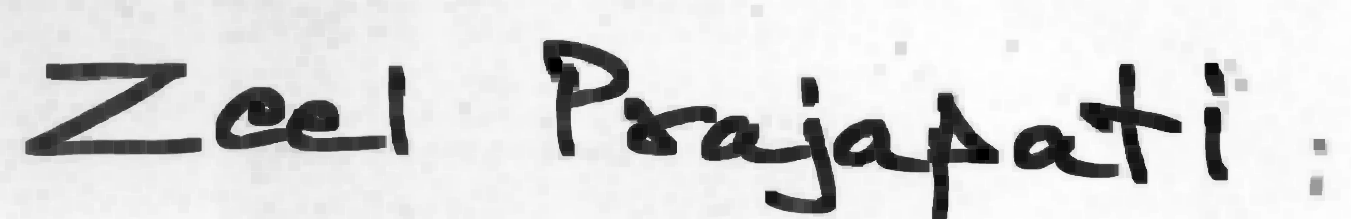
#> input picture HWTR/a/check/img/1.png, 1351 x 219 px, found by its file name
$ python clean2.py
#> lines starting #> are read from the running program, lines starting #| are printed output that depends on the picture; after the words box and inside, x2 and y2 are one past the last pixel; in counts of white or black regions, pixels touching at a corner belong together
import numpy as np
import cv2

img = cv2.imread('1.png') # Read in the image and convert to grayscale
#> img is the input picture: shape (219, 1351, 3); min 0, max 254, mean 215.4
gray = cv2.cvtColor(img, cv2.COLOR_BGR2GRAY)
gray = 255*(gray < 128).astype(np.uint8) # To invert the text to white
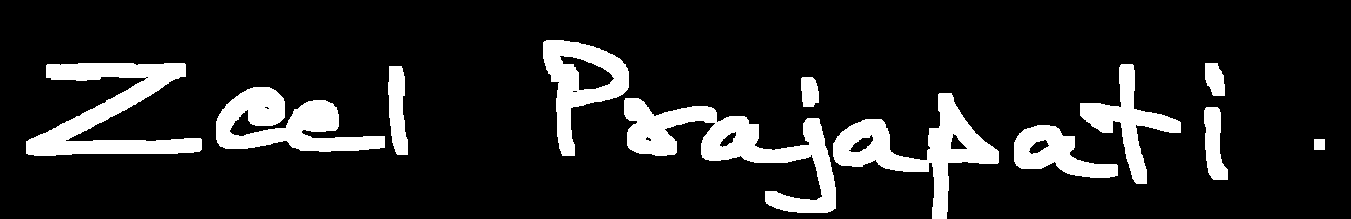
#> gray: shape (219, 1351); 13.8% white; 12 white regions, largest, box (x1, y1, x2, y2) and area: (624, 98, 836, 213) 8001, (26, 63, 202, 156) 6800, (833, 93, 999, 219) 6248
coords = cv2.findNonZero(gray) # Find all non-zero points (text)
#> coords = contour of 40834 points, box (x1, y1, x2, y2) (26, 40, 1325, 219), area 1486

print(gray.shape)
#| (219, 1351)
print(coords.shape)
#| (40834, 1, 2)

x, y, w, h = cv2.boundingRect(coords) # Find minimum spanning bounding box
#> x = 26; y = 40; w = 1299; h = 179
rect = img[y:y+h, x:x+w] # Crop the image - note we do this on the original image
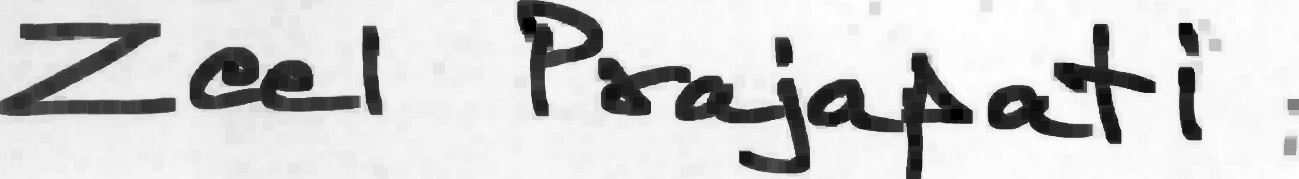
#> rect: shape (179, 1299, 3); min 0, max 254, mean 207.7
#cv2.imshow("Cropped", rect) # Show it
#cv2.waitKey(0)
cv2.destroyAllWindows()
cv2.imwrite("1_rect.png", rect) # Save the image

$ run again, with HWTR/a/check/img/1new.png copied over HWTR/a/check/img/1.png
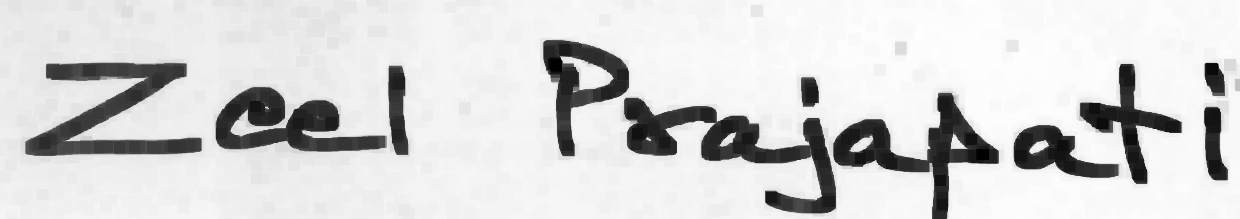
#> input picture HWTR/a/check/img/1new.png, 1240 x 219 px, found by its file name
#> img is the input picture: shape (219, 1240, 3); min 0, max 254, mean 212.4
#> `gray = 255*(gray < 128).astype(np.uint8)`:
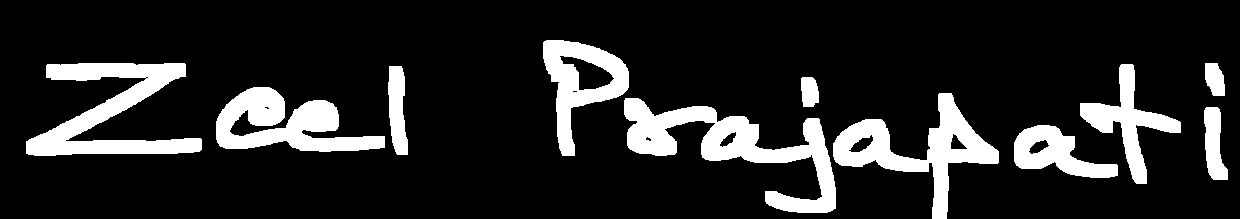
#> gray: shape (219, 1240); 15% white; 11 white regions, largest, box (x1, y1, x2, y2) and area: (624, 98, 836, 213) 8001, (26, 63, 202, 156) 6800, (833, 93, 999, 219) 6248
#> coords = contour of 40713 points, box (x1, y1, x2, y2) (26, 40, 1228, 219), area 2064
#| (219, 1240)
#| (40713, 1, 2)
#> x = 26; y = 40; w = 1202; h = 179
#> `rect = img[y:y+h, x:x+w]`:
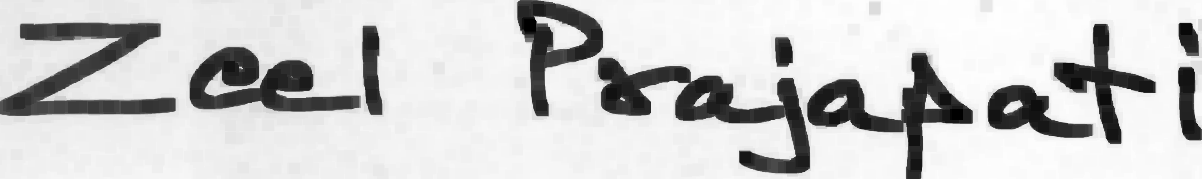
#> rect: shape (179, 1202, 3); min 0, max 254, mean 204.5

$ run again, with HWTR/a/check/img/2new.png copied over HWTR/a/check/img/1.png
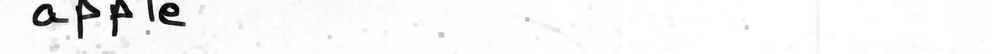
#> input picture HWTR/a/check/img/2new.png, 1000 x 54 px, shrunk from 3095 x 167 before the run, found by its file name
#> img is the input picture: shape (54, 1000, 3); min 0, max 255, mean 245.9
#> `gray = 255*(gray < 128).astype(np.uint8)`:
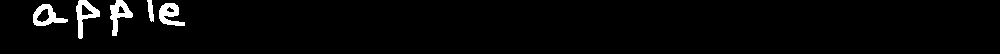
#> gray: shape (54, 1000); 2.9% white; 5 white regions, box (x1, y1, x2, y2) and area: (76, 0, 100, 39) 373, (110, 0, 133, 36) 369, (33, 4, 68, 26) 358, (159, 3, 185, 26) 342, (147, 0, 154, 22) 99
#> coords = contour of 1541 points, box (x1, y1, x2, y2) (33, 0, 185, 39), area 891
#| (54, 1000)
#| (1541, 1, 2)
#> x = 33; y = 0; w = 152; h = 39
#> `rect = img[y:y+h, x:x+w]`:
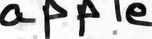
#> rect: shape (39, 152, 3); min 0, max 255, mean 189.1
